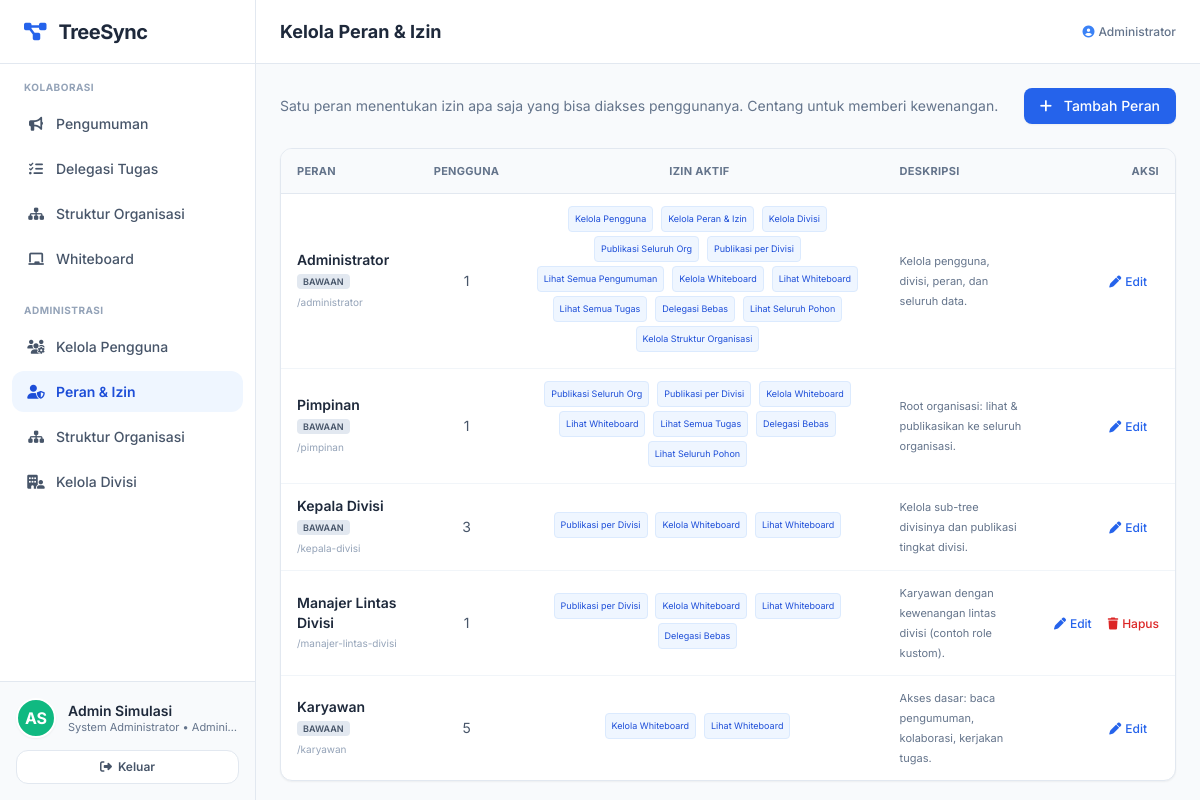
The app's page /admin/peran (signed in) with its own data.
### tables this page shows
CREATE TABLE users (
  id            INT UNSIGNED AUTO_INCREMENT PRIMARY KEY,
  username      VARCHAR(50)  NOT NULL UNIQUE,
  email         VARCHAR(120) NOT NULL UNIQUE,
  password_hash VARCHAR(255) NOT NULL,
  nama          VARCHAR(100) NOT NULL,
  jabatan       VARCHAR(100) NOT NULL,
  role_id       INT UNSIGNED NOT NULL,
  division_id   INT UNSIGNED NULL,
  parent_id     INT UNSIGNED NULL,
  is_ketua      TINYINT(1)   NOT NULL DEFAULT 0,
  is_active     TINYINT(1)   NOT NULL DEFAULT 1,
  created_at    TIMESTAMP DEFAULT CURRENT_TIMESTAMP,
  updated_at    TIMESTAMP DEFAULT CURRENT_TIMESTAMP ON UPDATE CURRENT_TIMESTAMP,
  FOREIGN KEY (role_id)     REFERENCES roles(id),
  FOREIGN KEY (division_id) REFERENCES divisions(id) ON DELETE SET NULL,
  FOREIGN KEY (parent_id)   REFERENCES users(id)     ON DELETE SET NULL,
  INDEX idx_users_parent (parent_id),
  INDEX idx_users_division (division_id)
);

CREATE TABLE roles (
  id          INT UNSIGNED AUTO_INCREMENT PRIMARY KEY,
  nama        VARCHAR(60)  NOT NULL UNIQUE,
  slug        VARCHAR(60)  NOT NULL UNIQUE,
  deskripsi   VARCHAR(255) NOT NULL DEFAULT '',
  is_system   TINYINT(1)   NOT NULL DEFAULT 0,
  created_at  TIMESTAMP DEFAULT CURRENT_TIMESTAMP
);

CREATE TABLE permissions (
  id          INT UNSIGNED AUTO_INCREMENT PRIMARY KEY,
  kode        VARCHAR(60)  NOT NULL UNIQUE,
  nama        VARCHAR(120) NOT NULL,
  deskripsi   VARCHAR(255) NOT NULL DEFAULT ''
);

### app/controllers/org.php (called while the page is built, shortened)
<?php
function view(string $name, array $data = []): void
{
    extract($data, EXTR_SKIP);
    require dirname(__DIR__, 2) . '/views/' . $name . '.php';
    exit;
}
function layout_header(array $data = []): void
{
    $user = current_user();
    extract($data, EXTR_SKIP);
    require dirname(__DIR__, 2) . '/views/layout/header.php';
}
function layout_footer(): void
{
    require dirname(__DIR__, 2) . '/views/layout/footer.php';
}

### app/controllers/admin.php (called while the page is built, shortened)
<?php
function admin_roles_index(): void
{
    require_permission(PERM['ROLES_MANAGE']);
    $roles = all('SELECT r.*,
                     (SELECT COUNT(*) FROM users u WHERE u.role_id = r.id) AS user_count,
                     (SELECT COUNT(*) FROM role_permissions rp WHERE rp.role_id = r.id) AS perm_count
                  FROM roles r ORDER BY r.id');
    $matrix = [];
    foreach (all('SELECT role_id, permission_id FROM role_permissions') as $rp) {
        $matrix[(int)$rp['role_id']][(int)$rp['permission_id']] = true;
    }
    layout_header(['title' => 'Kelola Peran & Izin', 'active' => 'admin-peran']);
    view('admin/roles', ['roles' => $roles, 'matrix' => $matrix, 'me' => current_user()]);
}

### app/config.php (called while the page is built, shortened)
<?php
function env(string $key, ?string $default = null): ?string
{
    $v = getenv($key);
    return $v === false || $v === '' ? $default : $v;
}
require __DIR__ . '/db.php';
require __DIR__ . '/helpers.php';
require __DIR__ . '/auth.php';
require __DIR__ . '/rbac.php';
require __DIR__ . '/org.php';

### app/helpers.php (called while the page is built, shortened)
<?php
function e(?string $value): string
{
    return htmlspecialchars((string)$value, ENT_QUOTES | ENT_SUBSTITUTE, 'UTF-8');
}
function base_url(string $path = ''): string
{
    $base = rtrim(env('APP_BASE', ''), '/');
    return $base . '/' . ltrim($path, '/');
}
function initials(string $name): string
{
    $parts = preg_split('/\s+/', trim($name)) ?: [];
    $ini = strtoupper(substr($parts[0] ?? 'U', 0, 1)) . strtoupper(substr($parts[1] ?? '', 0, 1));
    return $ini !== '' ? $ini : 'U';
}
function avatar_color(int $id): string
{
    $palette = ['bg-blue-500','bg-emerald-500','bg-purple-500','bg-rose-500','bg-amber-500','bg-cyan-600','bg-indigo-500','bg-teal-500'];
    return $palette[$id % count($palette)];
}

### app/auth.php (called while the page is built, shortened)
<?php
function current_user(): ?array
{
    static $user = null;
    static $loaded = false;
    if (!$loaded) {
        $loaded = true;
        $uid = $_SESSION['user_id'] ?? null;
        if ($uid !== null) {
            $user = one(
                'SELECT u.*, r.nama AS role_nama, r.slug AS role_slug, d.nama AS divisi_nama
                 FROM users u
                 JOIN roles r ON r.id = u.role_id
                 LEFT JOIN divisions d ON d.id = u.division_id
                 WHERE u.id = ? AND u.is_active = 1',
                [$uid]
            );
        }
    }
    return $user;
}
function require_login(): void
{
    if (current_user() === null) {
        if (is_api_request()) json_error('Belum login.', 401);
        redirect('/login');
    }
}

### app/rbac.php (called while the page is built, shortened)
<?php
function user_permissions(?array $user = null): array
{
    $user ??= current_user();
    static $cache = [];
    $uid = (int)$user['id'];
    if (isset($cache[$uid])) return $cache[$uid];
    $perms = array_column(
        all('SELECT p.kode FROM role_permissions rp
             JOIN permissions p ON p.id = rp.permission_id
             WHERE rp.role_id = ?', [$user['role_id']]),
        'kode'
    );
    return $cache[$uid] = $perms;
}
function can(string $permission, ?array $user = null): bool
{
    return in_array($permission, user_permissions($user), true);
}
function require_permission(string $permission): void
{
    require_login();
    if (!can($permission)) {
        if (is_api_request()) json_error('Tidak memiliki kewenangan.', 403);
        flash_set('error', 'Anda tidak memiliki kewenangan untuk aksi tersebut.');
        redirect('/');
    }
}

### app/db.php (called while the page is built, shortened)
<?php
function db(): PDO
{
    static $pdo = null;
    if ($pdo instanceof PDO) return $pdo;
    $host = env('DB_HOST', '127.0.0.1');
    $port = env('DB_PORT', '3306');
    $db   = env('DB_NAME', 'treesync');
    $dsn = sprintf('mysql:host=%s;port=%s;dbname=%s;charset=utf8mb4', $host, $port, $db);
    $options = [
        PDO::ATTR_ERRMODE            => PDO::ERRMODE_EXCEPTION,
        PDO::ATTR_DEFAULT_FETCH_MODE => PDO::FETCH_ASSOC,
        PDO::ATTR_EMULATE_PREPARES   => false,
    ];
    $isSsl = filter_var(env('DB_SSL', 'false'), FILTER_VALIDATE_BOOLEAN)
        || ($host !== '127.0.0.1' && $host !== 'localhost');
    if ($isSsl) {
        $sslCaKey = defined('Pdo\Mysql::ATTR_SSL_CA') ? \Pdo\Mysql::ATTR_SSL_CA : PDO::MYSQL_ATTR_SSL_CA;
        $sslVerifyKey = defined('Pdo\Mysql::ATTR_SSL_VERIFY_SERVER_CERT') ? \Pdo\Mysql::ATTR_SSL_VERIFY_SERVER_CERT : PDO::MYSQL_ATTR_SSL_VERIFY_SERVER_CERT;
        $caPaths = [
            '/etc/ssl/certs/ca-certificates.crt',
            '/etc/pki/tls/certs/ca-bundle.crt',
        ];
        foreach ($caPaths as $ca) {
            if (file_exists($ca)) {
                $options[$sslCaKey] = $ca;
                break;
            }
        }
        $options[$sslVerifyKey] = false;
    }
    $pdo = new PDO($dsn, env('DB_USER', 'root'), env('DB_PASS', ''), $options);
    return $pdo;
}
function q(string $sql, array $params = []): PDOStatement
{
    $stmt = db()->prepare($sql);
    $stmt->execute($params);
    return $stmt;
}
function one(string $sql, array $params = []): ?array
{
    $row = q($sql, $params)->fetch();
    return $row === false ? null : $row;
}
function all(string $sql, array $params = []): array
{
    return q($sql, $params)->fetchAll();
}

### views/admin/roles.php (the view, shortened to what this page needs)
<?php $permList = all('SELECT * FROM permissions ORDER BY id'); ?>
<div class="flex justify-between items-center mb-6">
    <p class="text-slate-500 text-sm">Satu peran menentukan izin apa saja yang bisa diakses penggunanya. Centang untuk memberi kewenangan.</p>
    <button onclick="showRoleModal()" class="bg-blue-600 hover:bg-blue-700 text-white px-4 py-2 rounded-lg text-sm font-medium transition shadow-sm">
        <i class="fa-solid fa-plus mr-2"></i> Tambah Peran
    </button>
</div>
<div class="bg-white rounded-xl shadow-sm border border-slate-200 overflow-x-auto">
<table class="w-full text-sm">
    <thead class="bg-slate-50 border-b border-slate-200 text-slate-500 text-[11px] uppercase tracking-wide">
        <tr>
            <th class="px-4 py-3 text-left">Peran</th>
            <th class="px-4 py-3 text-center">Pengguna</th>
            <th class="px-4 py-3 text-center">Izin Aktif</th>
            <th class="px-4 py-3 text-left">Deskripsi</th>
            <th class="px-4 py-3 text-right">Aksi</th>
        </tr>
    </thead>
    <tbody class="divide-y divide-slate-100">
    <?php foreach ($roles as $r): ?>
        <tr class="hover:bg-slate-50">
            <td class="px-4 py-3">
                <p class="font-semibold text-slate-800"><?= e($r['nama']) ?> <?= (int)$r['is_system'] ? '<span class="text-[9px] bg-slate-200 text-slate-600 px-1.5 py-0.5 rounded">BAWAAN</span>' : '' ?></p>
                <p class="text-[10px] text-slate-400">/<?= e($r['slug']) ?></p>
            </td>
            <td class="px-4 py-3 text-center text-slate-600"><?= (int)$r['user_count'] ?></td>
            <td class="px-4 py-3 text-center">
                <?php foreach (($matrix[(int)$r['id']] ?? []) as $pid => $_): ?>
                    <?php $p = array_values(array_filter($permList, fn($x) => (int)$x['id'] === (int)$pid))[0] ?? null; ?>
                    <?php if ($p): ?><span class="text-[9px] bg-blue-50 text-blue-700 border border-blue-100 px-1.5 py-0.5 rounded mr-1 mb-1 inline-block"><?= e($p['nama']) ?></span><?php endif; ?>
                <?php endforeach; ?>
            </td>
            <td class="px-4 py-3 text-[11px] text-slate-500 max-w-xs"><?= e($r['deskripsi']) ?></td>
            <td class="px-4 py-3 text-right whitespace-nowrap">
                <button onclick='showRoleModal(<?= json_encode([
                    'id' => (int)$r['id'], 'nama' => $r['nama'], 'deskripsi' => $r['deskripsi'],
                    'perms' => array_map('intval', array_keys($matrix[(int)$r['id']] ?? [])),
                ], JSON_HEX_APOS | JSON_HEX_QUOT) ?>)' class="text-blue-600 hover:text-blue-800 text-xs font-medium mr-3"><i class="fa-solid fa-pen mr-1"></i>Edit</button>
                <?php if (!(int)$r['is_system']): ?>
                <form method="post" action="<?= base_url('/admin/peran/' . (int)$r['id'] . '/delete') ?>" class="inline" onsubmit="return confirm('Hapus peran ini?')">
                    <button class="text-red-600 hover:text-red-800 text-xs font-medium"><i class="fa-solid fa-trash mr-1"></i>Hapus</button>
                </form>
                <?php endif; ?>
            </td>
        </tr>
    <?php endforeach; ?>
    </tbody>
</table>
</div>

### public/index.php (shortened to what this page needs)
<?php
require dirname(__DIR__) . '/app/config.php';
require_once dirname(__DIR__) . '/app/controllers/org.php';
require_once dirname(__DIR__) . '/app/controllers/admin.php';
$uri  = parse_url($_SERVER['REQUEST_URI'], PHP_URL_PATH);
$uri    = '/' . trim($uri, '/');
$method = $_SERVER['REQUEST_METHOD'];
foreach ($routes as [$routeMethod, $pattern, $handler]) {
    if ($routeMethod !== $method) continue;
    $regex = '#^' . str_replace('{id}', '(\d+)', $pattern) . '$#';
    if (preg_match($regex, $uri, $m)) {
        array_shift($m);
        call_user_func_array($handler, array_map('intval', $m));
        return;
    }
}

### views/layout/header.php (shortened to what this page needs)
<!DOCTYPE html>
<html lang="id">
<head>
<script src="https://cdn.tailwindcss.com"></script>
<link rel="stylesheet" href="https://cdnjs.cloudflare.com/ajax/libs/font-awesome/6.4.0/css/all.min.css">
</head>
<body class="bg-slate-50 h-screen overflow-hidden flex text-slate-800">
<aside id="app-sidebar" class="fixed inset-y-0 left-0 z-50 w-72 bg-white border-r border-slate-200 flex flex-col h-full flex-shrink-0 transform -translate-x-full md:translate-x-0 md:static md:w-64 transition-transform duration-300 ease-in-out shadow-2xl md:shadow-none">
    <div class="h-16 flex items-center justify-between px-6 border-b border-slate-200">
        <a href="<?= base_url('/pengumuman') ?>" class="flex items-center">
            <i class="fa-solid fa-diagram-project text-blue-600 text-xl mr-3"></i>
            <span class="text-xl font-bold text-slate-800 tracking-tight">TreeSync</span>
        </a>
    </div>
    <nav class="flex-1 overflow-y-auto py-4">
        <p class="text-[10px] font-bold text-slate-400 px-6 mb-2 uppercase tracking-wider">Kolaborasi</p>
        <ul class="space-y-1 px-3">
            <li><a href="<?= base_url('/pengumuman') ?>" id="btn-pengumuman" class="nav-link <?= ($active ?? '') === 'pengumuman' ? 'active' : '' ?>"><i class="fa-solid fa-bullhorn w-6 text-center mr-2"></i> Pengumuman</a></li>
            <li><a href="<?= base_url('/tugas') ?>" id="btn-tugas" class="nav-link <?= ($active ?? '') === 'tugas' ? 'active' : '' ?>"><i class="fa-solid fa-list-check w-6 text-center mr-2"></i> Delegasi Tugas</a></li>
            <li><a href="<?= base_url('/struktur') ?>" id="btn-struktur" class="nav-link <?= ($active ?? '') === 'struktur' ? 'active' : '' ?>"><i class="fa-solid fa-sitemap w-6 text-center mr-2"></i> Struktur Organisasi</a></li>
            <li><a href="<?= base_url('/whiteboard') ?>" id="btn-whiteboard" class="nav-link <?= ($active ?? '') === 'whiteboard' ? 'active' : '' ?>"><i class="fa-solid fa-chalkboard w-6 text-center mr-2"></i> Whiteboard</a></li>
        </ul>
        <?php if (can(PERM['USERS_MANAGE']) || can(PERM['ROLES_MANAGE']) || can(PERM['DIVISIONS_MANAGE'])): ?>
        <p class="text-[10px] font-bold text-slate-400 px-6 mt-6 mb-2 uppercase tracking-wider">Administrasi</p>
        <ul class="space-y-1 px-3">
            <?php if (can(PERM['USERS_MANAGE'])): ?>
            <li><a href="<?= base_url('/admin/pengguna') ?>" class="nav-link <?= ($active ?? '') === 'admin-pengguna' ? 'active' : '' ?>"><i class="fa-solid fa-users-gear w-6 text-center mr-2"></i> Kelola Pengguna</a></li>
            <?php endif; ?>
            <?php if (can(PERM['ROLES_MANAGE'])): ?>
            <li><a href="<?= base_url('/admin/peran') ?>" class="nav-link <?= ($active ?? '') === 'admin-peran' ? 'active' : '' ?>"><i class="fa-solid fa-user-shield w-6 text-center mr-2"></i> Peran &amp; Izin</a></li>
            <?php endif; ?>
            <?php if (can(PERM['ORG_MANAGE'])): ?>
            <li><a href="<?= base_url('/admin/struktur') ?>" class="nav-link <?= ($active ?? '') === 'admin-struktur' ? 'active' : '' ?>"><i class="fa-solid fa-sitemap w-6 text-center mr-2"></i> Struktur Organisasi</a></li>
            <?php endif; ?>
            <?php if (can(PERM['DIVISIONS_MANAGE'])): ?>
            <li><a href="<?= base_url('/admin/divisi') ?>" class="nav-link <?= ($active ?? '') === 'admin-divisi' ? 'active' : '' ?>"><i class="fa-solid fa-building-user w-6 text-center mr-2"></i> Kelola Divisi</a></li>
            <?php endif; ?>
        </ul>
        <?php endif; ?>
    </nav>
    <div class="p-4 border-t border-slate-200 bg-slate-50">
        <div class="flex items-center">
            <div class="w-10 h-10 rounded-full flex items-center justify-center font-bold text-white border-2 border-white shadow-sm flex-shrink-0 <?= avatar_color((int)$user['id']) ?>"><?= e(initials($user['nama'])) ?></div>
            <div class="ml-3 flex-1 min-w-0">
                <p class="text-sm font-semibold text-slate-800 truncate"><?= e($user['nama']) ?></p>
                <p class="text-[11px] text-slate-500 leading-tight truncate"><?= e($user['jabatan']) ?> &bull; <?= e($user['role_nama']) ?></p>
            </div>
        </div>
        <form method="post" action="<?= base_url('/logout') ?>" class="mt-3">
            <button class="w-full text-xs font-semibold text-slate-600 hover:text-red-600 bg-white border border-slate-200 hover:border-red-200 rounded-xl py-2 transition shadow-xs flex items-center justify-center gap-1.5">
                <i class="fa-solid fa-right-from-bracket"></i> Keluar
            </button>
        </form>
    </div>
</aside>
<main class="flex-1 flex flex-col h-full overflow-hidden">
    <header class="h-16 bg-white border-b border-slate-200 flex items-center justify-between px-4 sm:px-6 flex-shrink-0 z-10">
        <div class="flex items-center min-w-0">
            <h1 class="text-sm sm:text-base md:text-lg font-bold text-slate-800 truncate"><?= e($title) ?></h1>
        </div>
        <div class="flex items-center gap-2 text-xs text-slate-500 flex-shrink-0">
            <span class="hidden md:inline font-medium"><i class="fa-solid fa-circle-user mr-1 text-blue-500"></i><?= e($user['role_nama']) ?><?= $user['divisi_nama'] ? ' &bull; ' . e($user['divisi_nama']) : '' ?></span>
        </div>
    </header>
    <div class="flex-1 overflow-auto p-3.5 sm:p-6 pb-20 md:pb-6 relative bg-slate-50">

### records on screen
users: nama "AS", nama "Admin Simulasi", jabatan "System Administrator", role.nama "Admini…", role.nama "Administrator"
roles: nama "Administrator", is_system "BAWAAN", slug "administrator", user_count "1", deskripsi "Kelola pengguna, divisi, peran, dan seluruh data."
permissions: nama "Kelola Pengguna"
permissions: nama "Kelola Peran & Izin"
permissions: nama "Kelola Divisi"
permissions: nama "Publikasi Seluruh Org"
permissions: nama "Publikasi per Divisi"
permissions: nama "Lihat Semua Pengumuman"
permissions: nama "Kelola Whiteboard"
permissions: nama "Lihat Whiteboard"
permissions: nama "Lihat Semua Tugas"
permissions: nama "Delegasi Bebas"
permissions: nama "Lihat Seluruh Pohon"
permissions: nama "Kelola Struktur Organisasi"
roles: nama "Pimpinan", is_system "BAWAAN", slug "pimpinan", user_count "1", deskripsi "Root organisasi: lihat & publikasikan ke seluruh organisasi."
roles: nama "Kepala Divisi", is_system "BAWAAN", slug "kepala-divisi", user_count "3", deskripsi "Kelola sub-tree divisinya dan publikasi tingkat divisi."
roles: nama "Manajer Lintas Divisi", slug "manajer-lintas-divisi", user_count "1", deskripsi "Karyawan dengan kewenangan lintas divisi (contoh role kustom)."
roles: nama "Karyawan", is_system "BAWAAN", slug "karyawan", user_count "5", deskripsi "Akses dasar: baca pengumuman, kolaborasi, kerjakan tugas."
